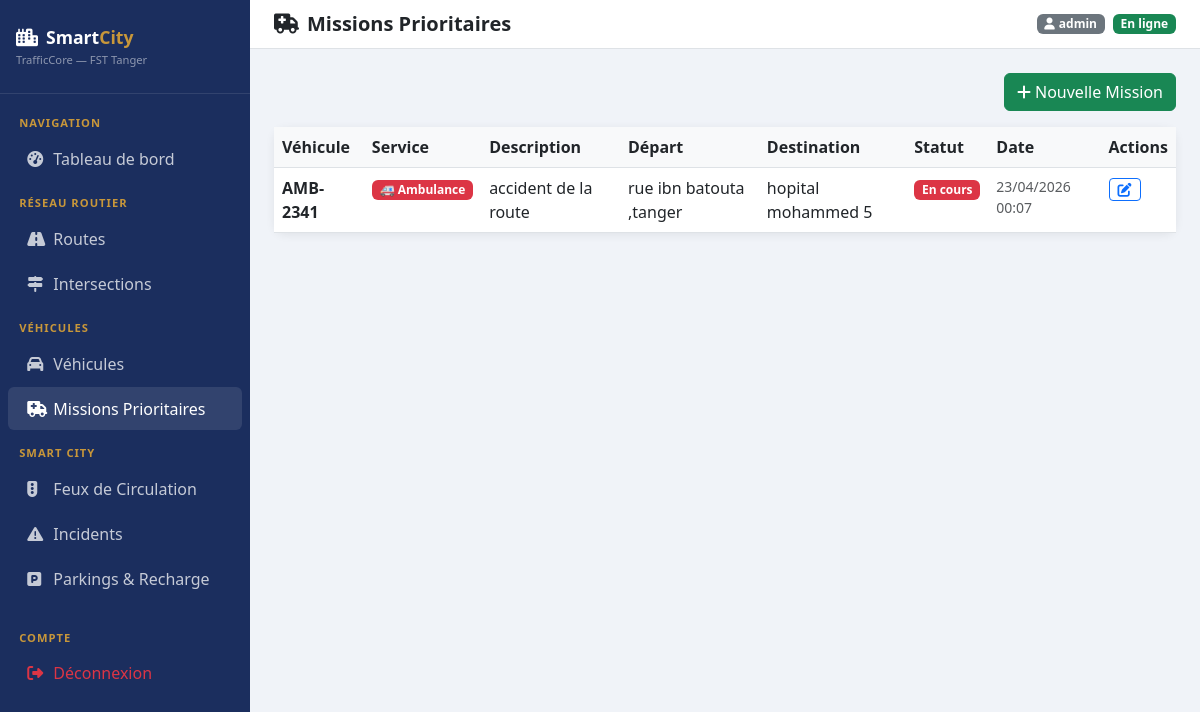
Screenshot of /vehicles/missions/ (signed in) with the database file from the repository.
### vehicles/models.py (models this page shows, shortened)
class Mission(models.Model):
    TYPE_CHOICES = [('ambulance','Ambulance'), ('pompiers','Pompiers'), ('police','Police')]
    STATUT_CHOICES = [('en_cours','En cours'), ('terminee','Terminée'), ('annulee','Annulée')]
    vehicule = models.ForeignKey(Vehicule, on_delete=models.CASCADE, related_name='missions')
    type_service = models.CharField(max_length=20, choices=TYPE_CHOICES)
    description = models.TextField()
    depart = models.CharField(max_length=200)
    destination = models.CharField(max_length=200)
    statut = models.CharField(max_length=20, choices=STATUT_CHOICES, default='en_cours')
    date_debut = models.DateTimeField(auto_now_add=True)
    date_fin = models.DateTimeField(null=True, blank=True)
    intersection_prioritaire = models.ManyToManyField(Intersection, blank=True)
    class Meta: ordering = ['-date_debut']

class Vehicule(models.Model):
    TYPE_CHOICES = [
        ('voiture','Voiture'), ('bus','Bus'), ('camion','Camion'),
        ('moto','Moto'), ('electrique','Électrique'), ('prioritaire','Prioritaire'),
    ]
    ETAT_CHOICES = [
        ('actif','En circulation'), ('arrete','Arrêté'),
        ('recharge','En recharge'), ('mission','En mission'),
    ]
    immatriculation = models.CharField(max_length=20, unique=True)
    type = models.CharField(max_length=20, choices=TYPE_CHOICES)
    vitesse_moyenne = models.FloatField(default=0)
    etat = models.CharField(max_length=20, choices=ETAT_CHOICES, default='arrete')
    route_actuelle = models.ForeignKey(Route, on_delete=models.SET_NULL, null=True, blank=True, related_name='vehicules')
    point_depart = models.CharField(max_length=200, blank=True)
    destination = models.CharField(max_length=200, blank=True)
    niveau_batterie = models.FloatField(null=True, blank=True, help_text="% pour véhicules électriques")
    mission_statut = models.CharField(max_length=100, blank=True)
    priorite = models.IntegerField(default=0, help_text="Niveau de priorité (0=normal, 1-3=prioritaire)")
    date_ajout = models.DateTimeField(auto_now_add=True)
    class Meta: ordering = ['-date_ajout']

### vehicles/views.py (the view)
# urls.py: path('missions/', views.mission_list, name='mission_list'),
@login_required
def mission_list(request):
    missions = Mission.objects.select_related('vehicule').all()
    return render(request, 'vehicles/mission_list.html', {'missions': missions})

### templates/vehicles/mission_list.html (shortened to what this page needs)
{% extends 'base.html' %}
{% block page_title %}<i class="fas fa-ambulance me-2"></i>Missions Prioritaires{% endblock %}
{% block content %}
<div class="d-flex justify-content-end mb-3">
    <a href="{% url 'mission_create' %}" class="btn btn-success">
        <i class="fas fa-plus me-1"></i>Nouvelle Mission
    </a>
</div>
<div class="card">
    <div class="card-body p-0">
        <table class="table table-hover mb-0">
            <thead><tr><th>Véhicule</th><th>Service</th><th>Description</th><th>Départ</th><th>Destination</th><th>Statut</th><th>Date</th><th>Actions</th></tr></thead>
            <tbody>
            {% for m in missions %}
            <tr>
                <td><strong>{{ m.vehicule.immatriculation }}</strong></td>
                <td>
                    {% if m.type_service == 'ambulance' %}<span class="badge bg-danger">🚑 Ambulance</span>
                    {% elif m.type_service == 'pompiers' %}<span class="badge bg-warning text-dark">🚒 Pompiers</span>
                    {% else %}<span class="badge bg-primary">🚓 Police</span>{% endif %}
                </td>
                <td>{{ m.description|truncatechars:40 }}</td>
                <td>{{ m.depart }}</td>
                <td>{{ m.destination }}</td>
                <td>
                    {% if m.statut == 'en_cours' %}<span class="badge bg-danger">En cours</span>
                    {% elif m.statut == 'terminee' %}<span class="badge bg-success">Terminée</span>
                    {% else %}<span class="badge bg-secondary">Annulée</span>{% endif %}
                </td>
                <td class="small text-muted">{{ m.date_debut|date:"d/m/Y H:i" }}</td>
                <td>
                    <a href="{% url 'mission_update' m.pk %}" class="btn btn-sm btn-outline-primary py-0 px-2"><i class="fas fa-edit"></i></a>
                </td>
            </tr>
            {% empty %}
            <tr><td colspan="8" class="text-center text-muted py-4">Aucune mission.</td></tr>
            {% endfor %}
            </tbody>
        </table>
    </div>
</div>
{% endblock %}

### templates/base.html (shortened to what this page needs)
<!DOCTYPE html>
<html lang="fr">
<head>
    <link href="https://cdn.jsdelivr.net/npm/bootstrap@5.3.0/dist/css/bootstrap.min.css" rel="stylesheet">
    <link href="https://cdnjs.cloudflare.com/ajax/libs/font-awesome/6.4.0/css/all.min.css" rel="stylesheet">
</head>
<body>
<div class="sidebar">
    <div class="brand">
        <i class="fas fa-city me-2"></i>Smart<span>City</span>
        <div style="font-size:.7rem;color:rgba(255,255,255,.5);font-weight:400;margin-top:2px">TrafficCore — FST Tanger</div>
    </div>
    <nav class="mt-2">
        <div class="nav-section">Navigation</div>
        <a href="{% url 'dashboard' %}" class="nav-link {% if request.resolver_match.url_name == 'dashboard' %}active{% endif %}">
            <i class="fas fa-tachometer-alt"></i> Tableau de bord
        </a>
        <div class="nav-section">Réseau Routier</div>
        <a href="{% url 'route_list' %}" class="nav-link {% if 'route' in request.resolver_match.url_name %}active{% endif %}">
            <i class="fas fa-road"></i> Routes
        </a>
        <a href="{% url 'intersection_list' %}" class="nav-link {% if 'intersection' in request.resolver_match.url_name %}active{% endif %}">
            <i class="fas fa-map-signs"></i> Intersections
        </a>
        <div class="nav-section">Véhicules</div>
        <a href="{% url 'vehicule_list' %}" class="nav-link {% if 'vehicule' in request.resolver_match.url_name %}active{% endif %}">
            <i class="fas fa-car"></i> Véhicules
        </a>
        <a href="{% url 'mission_list' %}" class="nav-link {% if 'mission' in request.resolver_match.url_name %}active{% endif %}">
            <i class="fas fa-ambulance"></i> Missions Prioritaires
        </a>
        <div class="nav-section">Smart City</div>
        <a href="{% url 'feu_list' %}" class="nav-link {% if 'feu' in request.resolver_match.url_name %}active{% endif %}">
            <i class="fas fa-traffic-light"></i> Feux de Circulation
        </a>
        <a href="{% url 'incident_list' %}" class="nav-link {% if 'incident' in request.resolver_match.url_name %}active{% endif %}">
            <i class="fas fa-exclamation-triangle"></i> Incidents
        </a>
        <a href="{% url 'parking_list' %}" class="nav-link {% if 'parking' in request.resolver_match.url_name %}active{% endif %}">
            <i class="fas fa-parking"></i> Parkings & Recharge
        </a>
        <div class="nav-section mt-3">Compte</div>
        <a href="{% url 'logout' %}" class="nav-link text-danger">
            <i class="fas fa-sign-out-alt"></i> Déconnexion
        </a>
    </nav>
</div>
<div class="main-content">
    <div class="topbar">
        <h5 class="mb-0 fw-bold text-navy">{% block page_title %}Dashboard{% endblock %}</h5>
        <div class="d-flex align-items-center gap-2">
            <span class="badge bg-secondary"><i class="fas fa-user me-1"></i>{{ request.user.username }}</span>
            <span class="badge bg-success">En ligne</span>
        </div>
    </div>
    {% block content %}{% endblock %}
</div>
</body>
</html>

### templates/base.html (style rules this page uses)
:root { --navy: #1B2E5E; --sky: #4A90C4; --gold: #C8973A; --sidebar-w: 250px; }
body { background: #f0f3f8; font-family: 'Segoe UI', sans-serif; }
.sidebar { width: var(--sidebar-w); min-height: 100vh; background: var(--navy); position: fixed; top: 0; left: 0; z-index: 100; overflow-y: auto; }
.sidebar .brand { padding: 1.5rem 1rem; border-bottom: 1px solid rgba(255,255,255,.1); color: white; font-weight: 700; font-size: 1.1rem; }
.sidebar .brand span { color: var(--gold); }
.sidebar .nav-link { color: rgba(255,255,255,.75); padding: .6rem 1.2rem; border-radius: 6px; margin: 2px 8px; transition: all .2s; }
.sidebar .nav-link:hover, .sidebar .nav-link.active { background: rgba(255,255,255,.1); color: white; }
.sidebar .nav-link i { width: 22px; }
.sidebar .nav-section { color: var(--gold); font-size: .7rem; font-weight: 700; text-transform: uppercase; padding: .8rem 1.2rem .2rem; letter-spacing: 1px; }
.main-content { margin-left: var(--sidebar-w); padding: 1.5rem; }
.topbar { background: white; padding: .75rem 1.5rem; margin: -1.5rem -1.5rem 1.5rem; border-bottom: 1px solid #dee2e6; display: flex; align-items: center; justify-content: space-between; }
.card { border: none; border-radius: 12px; box-shadow: 0 2px 10px rgba(0,0,0,.07); }
.table th { background: #f8f9fa; font-weight: 600; }

### rows the page displays
Mission: vehicule.immatriculation "AMB-2341", type_service "🚑 Ambulance", description "accident de la route", depart "rue ibn batouta ,tanger", destination "hopital mohammed 5", statut "En cours", date_debut "23/04/2026 00:07"

### other values shown
{{ request.user.username }} "admin"
